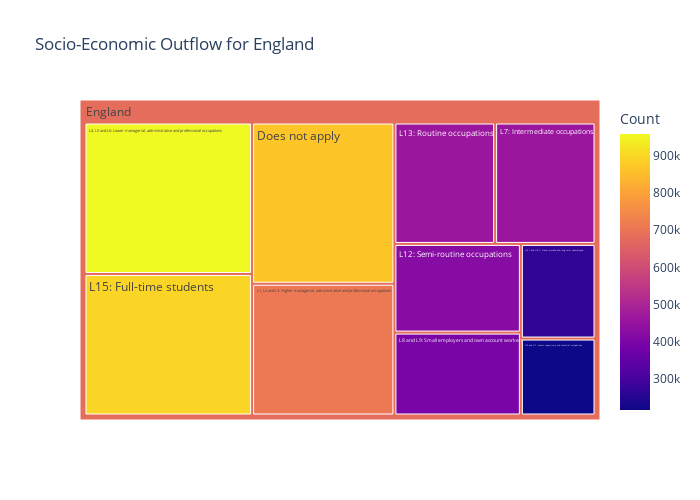
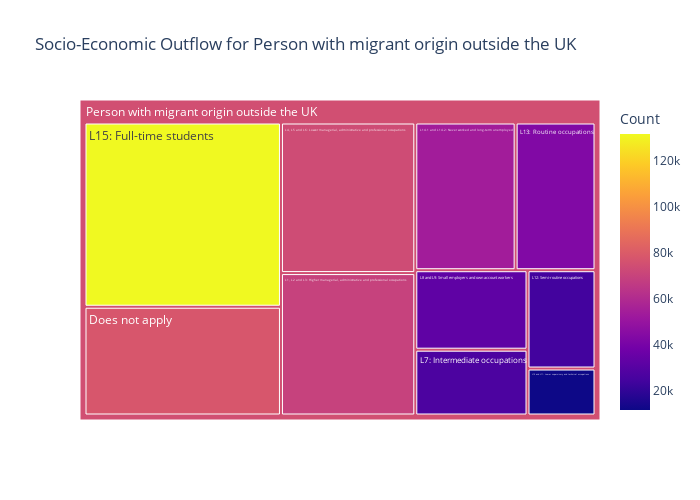
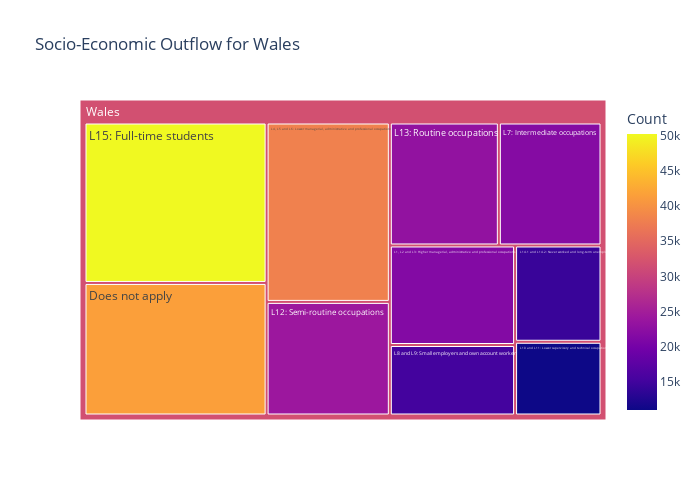

The cell these charts' notebook holds for them, in order:
### Code cell
# Group by socio-economic classification and count
soec2_category = mig_ctry_out_df.groupby(['Migrant country one year ago label', 'National Statistics Socio-economic Classification (NS-SeC) (10 categories) label'])['Count'].sum().reset_index()

# Filter out rows where 'Migrant country one year ago label' is 'Does not apply'
soec2_category = soec2_category[soec2_category['Migrant country one year ago label'] != 'Does not apply']

# Get unique countries
unique_countries = soec2_category['Migrant country one year ago label'].unique()

# Create individual treemaps for each country
for country in unique_countries:
    country_data = soec2_category[soec2_category['Migrant country one year ago label'] == country]
    
    fig = px.treemap(country_data,
                     path=['Migrant country one year ago label', 'National Statistics Socio-economic Classification (NS-SeC) (10 categories) label'],
                     values='Count',
                     color='Count',
                     labels={'Count': 'Count'},
                     title=f'Socio-Economic Outflow for {country}',
                     width=700,
                     height=500)
    
    fig.show()

### Figure 1 — Plotly figure (JSON) as saved in the notebook; plotly's stock layout.template omitted (floating-point values rounded to 4 significant figures)
{"data": [{"branchvalues": "total", "customdata": [[866316], [707908], [216799], [423359], [461625], [266706], [895467], [958315], [460114], [395868], [681200.0]], "domain": {"x": [0, 1], "y": [0, 1]}, "hovertemplate": "labels=%{label}<br>Count_sum=%{value}<br>parent=%{parent}<br>id=%{id}<br>Count=%{color}<extra></extra>", "ids": ["England/Does not apply", "England/L1, L2 and L3: Higher managerial, administrative and professional occupations", "England/L10 and L11: Lower supervisory and technical occupations", "England/L12: Semi-routine occupations", "England/L13: Routine occupations", "England/L14.1 and L14.2: Never worked and long-term unemployed", "England/L15: Full-time students", "England/L4, L5 and L6: Lower managerial, administrative and professional occupations", "England/L7: Intermediate occupations", "England/L8 and L9: Small employers and own account workers", "England"], "labels": ["Does not apply", "L1, L2 and L3: Higher managerial, administrative and professional occupations", "L10 and L11: Lower supervisory and technical occupations", "L12: Semi-routine occupations", "L13: Routine occupations", "L14.1 and L14.2: Never worked and long-term unemployed", "L15: Full-time students", "L4, L5 and L6: Lower managerial, administrative and professional occupations", "L7: Intermediate occupations", "L8 and L9: Small employers and own account workers", "England"], "marker": {"coloraxis": "coloraxis", "colors": [866316, 707908, 216799, 423359, 461625, 266706, 895467, 958315, 460114, 395868, 681200.0]}, "name": "", "parents": ["England", "England", "England", "England", "England", "England", "England", "England", "England", "England", ""], "type": "treemap", "values": [866316, 707908, 216799, 423359, 461625, 266706, 895467, 958315, 460114, 395868, 5652477]}], "layout": {"coloraxis": {"colorbar": {"title": {"text": "Count"}}, "colorscale": [[0, "#0d0887"], [0.1111, "#46039f"], [0.2222, "#7201a8"], [0.3333, "#9c179e"], [0.4444, "#bd3786"], [0.5556, "#d8576b"], [0.6667, "#ed7953"], [0.7778, "#fb9f3a"], [0.8889, "#fdca26"], [1, "#f0f921"]]}, "height": 500, "legend": {"tracegroupgap": 0}, "title": {"text": "Socio-Economic Outflow for England"}, "width": 700}}

### Figure 2 — Plotly figure (JSON) as saved in the notebook; plotly's stock layout.template omitted (floating-point values rounded to 4 significant figures)
{"data": [{"branchvalues": "total", "customdata": [[77790], [69654], [11626], [24332], [42954], [53959], [131786], [73641], [26886], [32473], [75130.0]], "domain": {"x": [0, 1], "y": [0, 1]}, "hovertemplate": "labels=%{label}<br>Count_sum=%{value}<br>parent=%{parent}<br>id=%{id}<br>Count=%{color}<extra></extra>", "ids": ["Person with migrant origin outside the UK/Does not apply", "Person with migrant origin outside the UK/L1, L2 and L3: Higher managerial, administrative and professional occupations", "Person with migrant origin outside the UK/L10 and L11: Lower supervisory and technical occupations", "Person with migrant origin outside the UK/L12: Semi-routine occupations", "Person with migrant origin outside the UK/L13: Routine occupations", "Person with migrant origin outside the UK/L14.1 and L14.2: Never worked and long-term unemployed", "Person with migrant origin outside the UK/L15: Full-time students", "Person with migrant origin outside the UK/L4, L5 and L6: Lower managerial, administrative and professional occupations", "Person with migrant origin outside the UK/L7: Intermediate occupations", "Person with migrant origin outside the UK/L8 and L9: Small employers and own account workers", "Person with migrant origin outside the UK"], "labels": ["Does not apply", "L1, L2 and L3: Higher managerial, administrative and professional occupations", "L10 and L11: Lower supervisory and technical occupations", "L12: Semi-routine occupations", "L13: Routine occupations", "L14.1 and L14.2: Never worked and long-term unemployed", "L15: Full-time students", "L4, L5 and L6: Lower managerial, administrative and professional occupations", "L7: Intermediate occupations", "L8 and L9: Small employers and own account workers", "Person with migrant origin outside the UK"], "marker": {"coloraxis": "coloraxis", "colors": [77790, 69654, 11626, 24332, 42954, 53959, 131786, 73641, 26886, 32473, 75130.0]}, "name": "", "parents": ["Person with migrant origin outside the UK", "Person with migrant origin outside the UK", "Person with migrant origin outside the UK", "Person with migrant origin outside the UK", "Person with migrant origin outside the UK", "Person with migrant origin outside the UK", "Person with migrant origin outside the UK", "Person with migrant origin outside the UK", "Person with migrant origin outside the UK", "Person with migrant origin outside the UK", ""], "type": "treemap", "values": [77790, 69654, 11626, 24332, 42954, 53959, 131786, 73641, 26886, 32473, 545101]}], "layout": {"coloraxis": {"colorbar": {"title": {"text": "Count"}}, "colorscale": [[0, "#0d0887"], [0.1111, "#46039f"], [0.2222, "#7201a8"], [0.3333, "#9c179e"], [0.4444, "#bd3786"], [0.5556, "#d8576b"], [0.6667, "#ed7953"], [0.7778, "#fb9f3a"], [0.8889, "#fdca26"], [1, "#f0f921"]]}, "height": 500, "legend": {"tracegroupgap": 0}, "title": {"text": "Socio-Economic Outflow for Person with migrant origin outside the UK"}, "width": 700}}

### Figure 3 — Plotly figure (JSON) as saved in the notebook; plotly's stock layout.template omitted (floating-point values rounded to 4 significant figures)
{"data": [{"branchvalues": "total", "customdata": [[41529], [21447], [10960], [24080], [23064], [14316], [50265], [38027], [21715], [15189], [31840.0]], "domain": {"x": [0, 1], "y": [0, 1]}, "hovertemplate": "labels=%{label}<br>Count_sum=%{value}<br>parent=%{parent}<br>id=%{id}<br>Count=%{color}<extra></extra>", "ids": ["Wales/Does not apply", "Wales/L1, L2 and L3: Higher managerial, administrative and professional occupations", "Wales/L10 and L11: Lower supervisory and technical occupations", "Wales/L12: Semi-routine occupations", "Wales/L13: Routine occupations", "Wales/L14.1 and L14.2: Never worked and long-term unemployed", "Wales/L15: Full-time students", "Wales/L4, L5 and L6: Lower managerial, administrative and professional occupations", "Wales/L7: Intermediate occupations", "Wales/L8 and L9: Small employers and own account workers", "Wales"], "labels": ["Does not apply", "L1, L2 and L3: Higher managerial, administrative and professional occupations", "L10 and L11: Lower supervisory and technical occupations", "L12: Semi-routine occupations", "L13: Routine occupations", "L14.1 and L14.2: Never worked and long-term unemployed", "L15: Full-time students", "L4, L5 and L6: Lower managerial, administrative and professional occupations", "L7: Intermediate occupations", "L8 and L9: Small employers and own account workers", "Wales"], "marker": {"coloraxis": "coloraxis", "colors": [41529, 21447, 10960, 24080, 23064, 14316, 50265, 38027, 21715, 15189, 31840.0]}, "name": "", "parents": ["Wales", "Wales", "Wales", "Wales", "Wales", "Wales", "Wales", "Wales", "Wales", "Wales", ""], "type": "treemap", "values": [41529, 21447, 10960, 24080, 23064, 14316, 50265, 38027, 21715, 15189, 260592]}], "layout": {"coloraxis": {"colorbar": {"title": {"text": "Count"}}, "colorscale": [[0, "#0d0887"], [0.1111, "#46039f"], [0.2222, "#7201a8"], [0.3333, "#9c179e"], [0.4444, "#bd3786"], [0.5556, "#d8576b"], [0.6667, "#ed7953"], [0.7778, "#fb9f3a"], [0.8889, "#fdca26"], [1, "#f0f921"]]}, "height": 500, "legend": {"tracegroupgap": 0}, "title": {"text": "Socio-Economic Outflow for Wales"}, "width": 700}}
